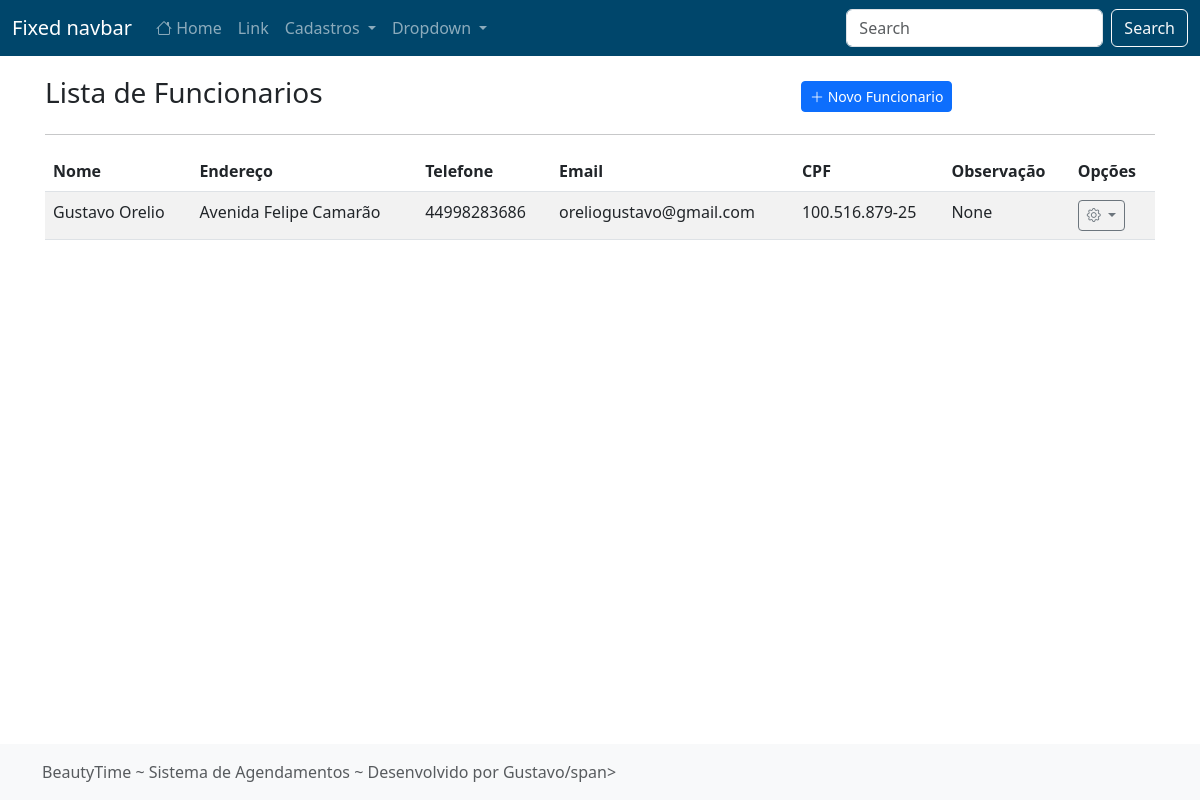
Screenshot of /listar/funcionario/ with the database file from the repository.
### cadastros/models.py (models this page shows, shortened)
class Funcionario(models.Model):
    nome = models.CharField(max_length=50)
    cpf = models.CharField(max_length=14)
    telefone = models.CharField(max_length=15)
    endereco = models.CharField(max_length=100, verbose_name="Endereço")
    numero = models.CharField(max_length=5, verbose_name="Número residencial")
    cep = models.CharField(max_length=9, verbose_name="CEP")
    bairro = models.CharField(max_length=50)
    email = models.EmailField(max_length=100)
    observacao = models.CharField(max_length=100, blank=True, null=True, verbose_name="Observação")
    atualizado_em = models.DateTimeField(auto_now=True)
    cadastrado_em = models.DateTimeField(auto_now_add=True)

### cadastros/views.py (the view)
# urls.py: path("listar/funcionario/", FuncionarioList.as_view(), name="listar-funcionario"),
class FuncionarioList(ListView):
    model = Funcionario
    template_name = "cadastros/list/funcionario.html"

### cadastros/templates/cadastros/list/funcionario.html (shortened to what this page needs)
{% extends 'paginas/modelo.html' %}
{% load static %}
{% block conteudo %}
<div class="row justify-content-center align-items-center mt-3">
    <div class="col-md-8">
        <h3 class="">Lista de Funcionarios</h3>
    </div>
    <div class="col-md">
        <a href="{% url 'cadastrar-funcionario' %}" class="btn btn-primary btn-sm">
            <i class="bi bi-plus-lg"></i>
            Novo Funcionario
        </a>
    </div>
</div>
<hr>
<div class="table-responsive-lg">
    <table class="table table-striped">
        <thead>
            <tr>
                <th>Nome</th>
                <th>Endereço</th>
                <th>Telefone</th>
                <th>Email</th>
                <th>CPF</th>
                <th>Observação</th>
                <th>Opções</th>
            </tr>
        </thead>
        <tbody>
            {% for obj in object_list %}
            <tr class="">
                <td>{{ obj.nome }}</td>
                <td>{{ obj.endereco }}</td>
                <td>{{ obj.telefone }}</td>
                <td>{{ obj.email }}</td>
                <td>{{ obj.cpf }}</td>
                <td>{{ obj.observacao }}</td>
                <td>
                    <div class="dropdown">
                        <a class="btn btn-sm btn-outline-secondary dropdown-toggle" href="#" role="button" data-bs-toggle="dropdown" aria-expanded="false">
                            <i class="bi bi-gear"></i>
                        </a>
                      </div>
                </td>
            </tr>
            {% empty %}
            <tr>
                <th colspan="100%">Nenhum registro encontrado.</th>
            </tr>
            {% endfor %}
        </tbody>
    </table>
</div>
{% endblock %}

### static/css/sticky-footer-navbar.css (style rules this page uses)
.bi { vertical-align: -0.125em; fill: currentColor; }

### static/css/beautytime.css (style rules this page uses)
:root { --amarelo-claro: hsl(44, 100%, 58%); --amarelo: hsl(44, 100%, 48%); --amarelo-escuro: hsl(44, 100%, 38%); --azul-claro: hsl(201, 100%, 41%); --azul: hsl(201, 100%, 31%); --azul-escuro: hsl(201, 100%, 21%); --cinza-claro: #f1f1f1; --cinza: #bdbdbd; --cinza-escuro: #525252; --verde-claro: hsl(130, 54%, 50%); --verde: hsl(130, 54%, 40%); --verde-escuro: hsl(130, 54%, 30%); --vermelho-claro: hsl(358, 78%, 55%); --vermelho: hsl(358, 78%, 45%); --vermelho-escuro: hsl(358, 78%, 35%); }

### paginas/templates/paginas/modelo.html (style rules this page uses)
.bi { vertical-align: 0; }

### rows the page displays
Funcionario: nome "Gustavo Orelio", endereco "Avenida Felipe Camarão", telefone "44998283686", email "oreliogustavo@gmail.com", cpf "100.516.879-25", observacao "None"
